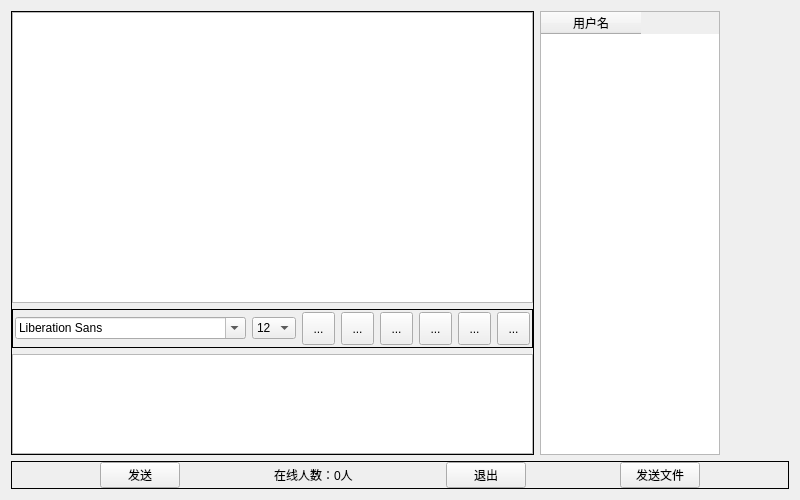
<?xml version="1.0" encoding="UTF-8"?>
<ui version="4.0">
 <class>Widget</class>
 <widget class="QWidget" name="Widget">
  <property name="geometry">
   <rect>
    <x>0</x>
    <y>0</y>
    <width>800</width>
    <height>500</height>
   </rect>
  </property>
  <property name="windowTitle">
   <string>Widget</string>
  </property>
  <layout class="QVBoxLayout" name="verticalLayout_6">
   <item>
    <widget class="QWidget" name="widget_6" native="true">
     <layout class="QVBoxLayout" name="verticalLayout_5">
      <property name="leftMargin">
       <number>0</number>
      </property>
      <property name="topMargin">
       <number>0</number>
      </property>
      <property name="rightMargin">
       <number>0</number>
      </property>
      <property name="bottomMargin">
       <number>0</number>
      </property>
      <item>
       <widget class="QWidget" name="widget_4" native="true">
        <layout class="QHBoxLayout" name="horizontalLayout_2">
         <property name="leftMargin">
          <number>0</number>
         </property>
         <property name="topMargin">
          <number>0</number>
         </property>
         <property name="rightMargin">
          <number>0</number>
         </property>
         <property name="bottomMargin">
          <number>0</number>
         </property>
         <item>
          <widget class="QFrame" name="frame_3">
           <property name="frameShape">
            <enum>QFrame::Box</enum>
           </property>
           <layout class="QVBoxLayout" name="verticalLayout_3">
            <property name="leftMargin">
             <number>0</number>
            </property>
            <property name="topMargin">
             <number>0</number>
            </property>
            <property name="rightMargin">
             <number>0</number>
            </property>
            <property name="bottomMargin">
             <number>0</number>
            </property>
            <item>
             <widget class="QWidget" name="widget" native="true">
              <layout class="QVBoxLayout" name="verticalLayout">
               <property name="leftMargin">
                <number>0</number>
               </property>
               <property name="topMargin">
                <number>0</number>
               </property>
               <property name="rightMargin">
                <number>0</number>
               </property>
               <property name="bottomMargin">
                <number>0</number>
               </property>
               <item>
                <widget class="QTextBrowser" name="msgBrowser"/>
               </item>
              </layout>
             </widget>
            </item>
            <item>
             <widget class="QFrame" name="frame_2">
              <property name="frameShape">
               <enum>QFrame::Box</enum>
              </property>
              <layout class="QHBoxLayout" name="horizontalLayout">
               <property name="leftMargin">
                <number>2</number>
               </property>
               <property name="topMargin">
                <number>2</number>
               </property>
               <property name="rightMargin">
                <number>2</number>
               </property>
               <property name="bottomMargin">
                <number>2</number>
               </property>
               <item>
                <widget class="QFontComboBox" name="fontCbx"/>
               </item>
               <item>
                <widget class="QComboBox" name="sizeCbx">
                 <property name="currentIndex">
                  <number>4</number>
                 </property>
                 <item>
                  <property name="text">
                   <string>8</string>
                  </property>
                 </item>
                 <item>
                  <property name="text">
                   <string>9</string>
                  </property>
                 </item>
                 <item>
                  <property name="text">
                   <string>10</string>
                  </property>
                 </item>
                 <item>
                  <property name="text">
                   <string>11</string>
                  </property>
                 </item>
                 <item>
                  <property name="text">
                   <string>12</string>
                  </property>
                 </item>
                 <item>
                  <property name="text">
                   <string>13</string>
                  </property>
                 </item>
                 <item>
                  <property name="text">
                   <string>14</string>
                  </property>
                 </item>
                 <item>
                  <property name="text">
                   <string>15</string>
                  </property>
                 </item>
                 <item>
                  <property name="text">
                   <string>16</string>
                  </property>
                 </item>
                 <item>
                  <property name="text">
                   <string>17</string>
                  </property>
                 </item>
                 <item>
                  <property name="text">
                   <string>18</string>
                  </property>
                 </item>
                 <item>
                  <property name="text">
                   <string>19</string>
                  </property>
                 </item>
                 <item>
                  <property name="text">
                   <string>20</string>
                  </property>
                 </item>
                 <item>
                  <property name="text">
                   <string>21</string>
                  </property>
                 </item>
                 <item>
                  <property name="text">
                   <string>22</string>
                  </property>
                 </item>
                </widget>
               </item>
               <item>
                <widget class="QToolButton" name="boldTBtn">
                 <property name="minimumSize">
                  <size>
                   <width>33</width>
                   <height>33</height>
                  </size>
                 </property>
                 <property name="toolTip">
                  <string>加粗</string>
                 </property>
                 <property name="text">
                  <string>...</string>
                 </property>
                 <property name="icon">
                  <iconset resource="res.qrc">
                   <normaloff>:/images/B.png</normaloff>:/images/B.png</iconset>
                 </property>
                 <property name="iconSize">
                  <size>
                   <width>26</width>
                   <height>26</height>
                  </size>
                 </property>
                 <property name="checkable">
                  <bool>true</bool>
                 </property>
                </widget>
               </item>
               <item>
                <widget class="QToolButton" name="italicTBtn">
                 <property name="minimumSize">
                  <size>
                   <width>33</width>
                   <height>33</height>
                  </size>
                 </property>
                 <property name="toolTip">
                  <string>倾斜</string>
                 </property>
                 <property name="text">
                  <string>...</string>
                 </property>
                 <property name="icon">
                  <iconset resource="res.qrc">
                   <normaloff>:/images/I.png</normaloff>:/images/I.png</iconset>
                 </property>
                 <property name="iconSize">
                  <size>
                   <width>26</width>
                   <height>26</height>
                  </size>
                 </property>
                 <property name="checkable">
                  <bool>true</bool>
                 </property>
                </widget>
               </item>
               <item>
                <widget class="QToolButton" name="underlineTBtn">
                 <property name="minimumSize">
                  <size>
                   <width>33</width>
                   <height>33</height>
                  </size>
                 </property>
                 <property name="toolTip">
                  <string>下划线</string>
                 </property>
                 <property name="text">
                  <string>...</string>
                 </property>
                 <property name="icon">
                  <iconset resource="res.qrc">
                   <normaloff>:/images/U.png</normaloff>:/images/U.png</iconset>
                 </property>
                 <property name="iconSize">
                  <size>
                   <width>26</width>
                   <height>26</height>
                  </size>
                 </property>
                 <property name="checkable">
                  <bool>true</bool>
                 </property>
                </widget>
               </item>
               <item>
                <widget class="QToolButton" name="colorTBtn">
                 <property name="minimumSize">
                  <size>
                   <width>33</width>
                   <height>33</height>
                  </size>
                 </property>
                 <property name="toolTip">
                  <string>改颜色</string>
                 </property>
                 <property name="text">
                  <string>...</string>
                 </property>
                 <property name="icon">
                  <iconset resource="res.qrc">
                   <normaloff>:/images/rgb.jpg</normaloff>:/images/rgb.jpg</iconset>
                 </property>
                 <property name="iconSize">
                  <size>
                   <width>26</width>
                   <height>26</height>
                  </size>
                 </property>
                </widget>
               </item>
               <item>
                <widget class="QToolButton" name="saveTBtn">
                 <property name="minimumSize">
                  <size>
                   <width>33</width>
                   <height>33</height>
                  </size>
                 </property>
                 <property name="toolTip">
                  <string>保存记录</string>
                 </property>
                 <property name="text">
                  <string>...</string>
                 </property>
                 <property name="icon">
                  <iconset resource="res.qrc">
                   <normaloff>:/images/x.png</normaloff>:/images/x.png</iconset>
                 </property>
                 <property name="iconSize">
                  <size>
                   <width>26</width>
                   <height>26</height>
                  </size>
                 </property>
                </widget>
               </item>
               <item>
                <widget class="QToolButton" name="clearTBtn">
                 <property name="minimumSize">
                  <size>
                   <width>33</width>
                   <height>33</height>
                  </size>
                 </property>
                 <property name="text">
                  <string>...</string>
                 </property>
                 <property name="icon">
                  <iconset resource="res.qrc">
                   <normaloff>:/images/s.jpg</normaloff>:/images/s.jpg</iconset>
                 </property>
                 <property name="iconSize">
                  <size>
                   <width>26</width>
                   <height>26</height>
                  </size>
                 </property>
                </widget>
               </item>
              </layout>
             </widget>
            </item>
            <item>
             <widget class="QWidget" name="widget_2" native="true">
              <property name="maximumSize">
               <size>
                <width>16777215</width>
                <height>100</height>
               </size>
              </property>
              <layout class="QVBoxLayout" name="verticalLayout_2">
               <property name="leftMargin">
                <number>0</number>
               </property>
               <property name="topMargin">
                <number>0</number>
               </property>
               <property name="rightMargin">
                <number>0</number>
               </property>
               <property name="bottomMargin">
                <number>0</number>
               </property>
               <item>
                <widget class="QTextEdit" name="msgTxtEdit"/>
               </item>
              </layout>
             </widget>
            </item>
           </layout>
          </widget>
         </item>
         <item>
          <widget class="QWidget" name="widget_3" native="true">
           <layout class="QVBoxLayout" name="verticalLayout_4">
            <property name="leftMargin">
             <number>0</number>
            </property>
            <property name="topMargin">
             <number>0</number>
            </property>
            <property name="rightMargin">
             <number>0</number>
            </property>
            <property name="bottomMargin">
             <number>0</number>
            </property>
            <item>
             <widget class="QTableWidget" name="usrTblWidget">
              <property name="maximumSize">
               <size>
                <width>180</width>
                <height>16777215</height>
               </size>
              </property>
              <property name="selectionMode">
               <enum>QAbstractItemView::SingleSelection</enum>
              </property>
              <property name="selectionBehavior">
               <enum>QAbstractItemView::SelectRows</enum>
              </property>
              <column>
               <property name="text">
                <string>用户名</string>
               </property>
              </column>
             </widget>
            </item>
           </layout>
          </widget>
         </item>
        </layout>
       </widget>
      </item>
      <item>
       <widget class="QFrame" name="frame_5">
        <property name="frameShape">
         <enum>QFrame::Box</enum>
        </property>
        <layout class="QHBoxLayout" name="horizontalLayout_3">
         <property name="leftMargin">
          <number>0</number>
         </property>
         <property name="topMargin">
          <number>0</number>
         </property>
         <property name="rightMargin">
          <number>0</number>
         </property>
         <property name="bottomMargin">
          <number>0</number>
         </property>
         <item>
          <spacer name="horizontalSpacer">
           <property name="orientation">
            <enum>Qt::Horizontal</enum>
           </property>
           <property name="sizeHint" stdset="0">
            <size>
             <width>40</width>
             <height>20</height>
            </size>
           </property>
          </spacer>
         </item>
         <item>
          <widget class="QPushButton" name="sendBtn">
           <property name="text">
            <string>发送</string>
           </property>
           <property name="shortcut">
            <string>Ctrl+Return</string>
           </property>
          </widget>
         </item>
         <item>
          <spacer name="horizontalSpacer_2">
           <property name="orientation">
            <enum>Qt::Horizontal</enum>
           </property>
           <property name="sizeHint" stdset="0">
            <size>
             <width>40</width>
             <height>20</height>
            </size>
           </property>
          </spacer>
         </item>
         <item>
          <widget class="QLabel" name="usrNumLbl">
           <property name="text">
            <string>在线人数：0人</string>
           </property>
          </widget>
         </item>
         <item>
          <spacer name="horizontalSpacer_3">
           <property name="orientation">
            <enum>Qt::Horizontal</enum>
           </property>
           <property name="sizeHint" stdset="0">
            <size>
             <width>40</width>
             <height>20</height>
            </size>
           </property>
          </spacer>
         </item>
         <item>
          <widget class="QPushButton" name="exitBtn">
           <property name="text">
            <string>退出</string>
           </property>
           <property name="shortcut">
            <string>Esc</string>
           </property>
          </widget>
         </item>
         <item>
          <spacer name="horizontalSpacer_5">
           <property name="orientation">
            <enum>Qt::Horizontal</enum>
           </property>
           <property name="sizeHint" stdset="0">
            <size>
             <width>40</width>
             <height>20</height>
            </size>
           </property>
          </spacer>
         </item>
         <item>
          <widget class="QPushButton" name="sendFileBtn">
           <property name="text">
            <string>发送文件</string>
           </property>
          </widget>
         </item>
         <item>
          <spacer name="horizontalSpacer_4">
           <property name="orientation">
            <enum>Qt::Horizontal</enum>
           </property>
           <property name="sizeHint" stdset="0">
            <size>
             <width>40</width>
             <height>20</height>
            </size>
           </property>
          </spacer>
         </item>
        </layout>
       </widget>
      </item>
     </layout>
    </widget>
   </item>
  </layout>
 </widget>
 <layoutdefault spacing="6" margin="11"/>
 <resources>
  <include location="res.qrc"/>
 </resources>
 <connections/>
</ui>
